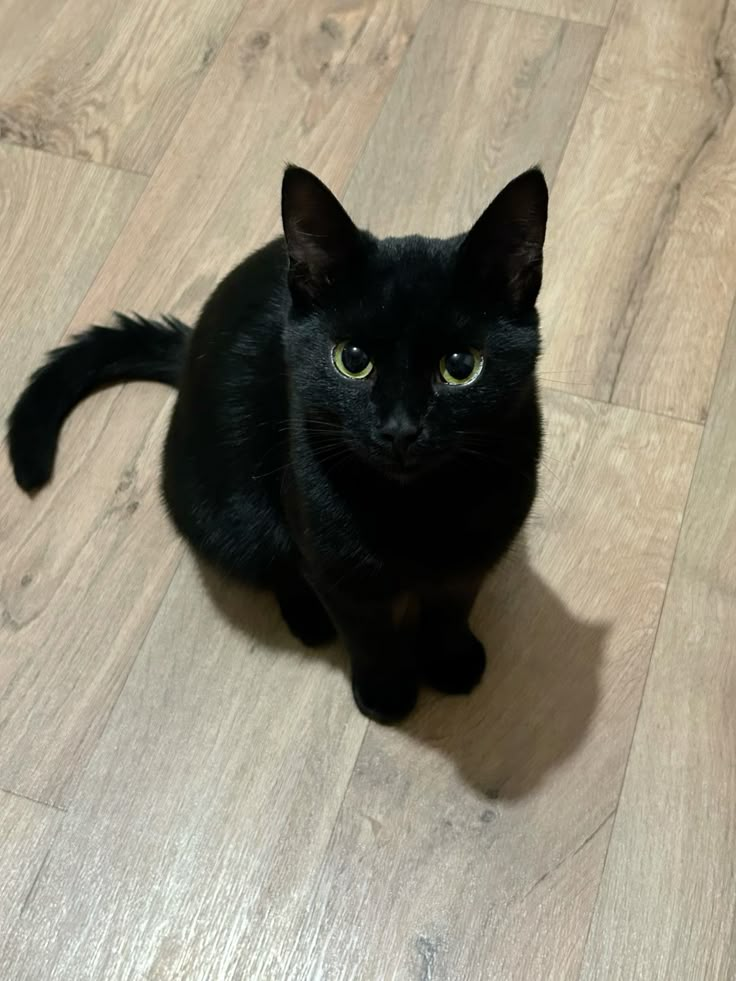
#> input picture GusevNS/lab1/images/test_image_1.jpg, 736 x 981 px
$ python demo.py
#> lines starting #> are read from the running program, lines starting #| are printed output that depends on the picture; after the words box and inside, x2 and y2 are one past the last pixel; in counts of white or black regions, pixels touching at a corner belong together
#> in demo_all_filters, test_image is the input picture: shape (981, 736, 3); mean B, G, R 120.9, 137.6, 144.7
### GusevNS/lab1/script.py
import argparse
import sys
import cv2 as cv
import numpy as np
import os


def resize_image(image, width, height):
    """
    Функция изменения разрешения изображения.

    Args:
        image: исходное изображение
        width: новая ширина
        height: новая высота

    Returns:
        измененное изображение
    """
#> called with width = 600, height = 400
    h, w = image.shape[:2]
#> h = 981; w = 736

    # Какие СТРОКИ мы буедм брать из исходного изображения
    src_y = ((np.arange(height) / height) * h).astype(int)
#> src_y = 400 values from 0 to 978
    # Какие СТОЛБЦЫ
    src_x = ((np.arange(width) / width) * w).astype(int)
#> src_x = 600 values from 0 to 734

    # Создаем сетки координат. По сути из src_x,y делаем двумерную сетку координат
    Y, X = np.meshgrid(src_y, src_x, indexing='ij')

    # Создаем новое изображение
    resized = image[Y, X]
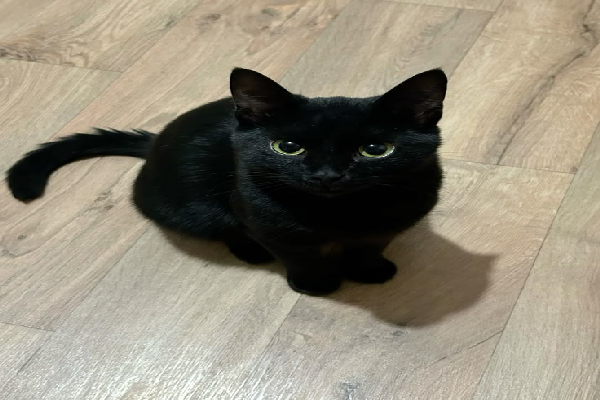
#> resized: shape (400, 600, 3); mean B, G, R 120.9, 137.6, 144.7

    return resized


def sepia_filter(image):
    """
    Функция применения фотоэффекта сепии к изображению.

    Args:
        image: исходное изображение

    Returns:
        изображение с эффектом сепии
    """
    # Матрица преобразования для сепии
    sepia_matrix = np.array([
        [0.272, 0.349, 0.393],
        [0.534, 0.686, 0.769],
        [0.131, 0.168, 0.189]
    ])

    # Применяем матрицу преобразования
    sepia = np.clip(image @ sepia_matrix, 0, 255)
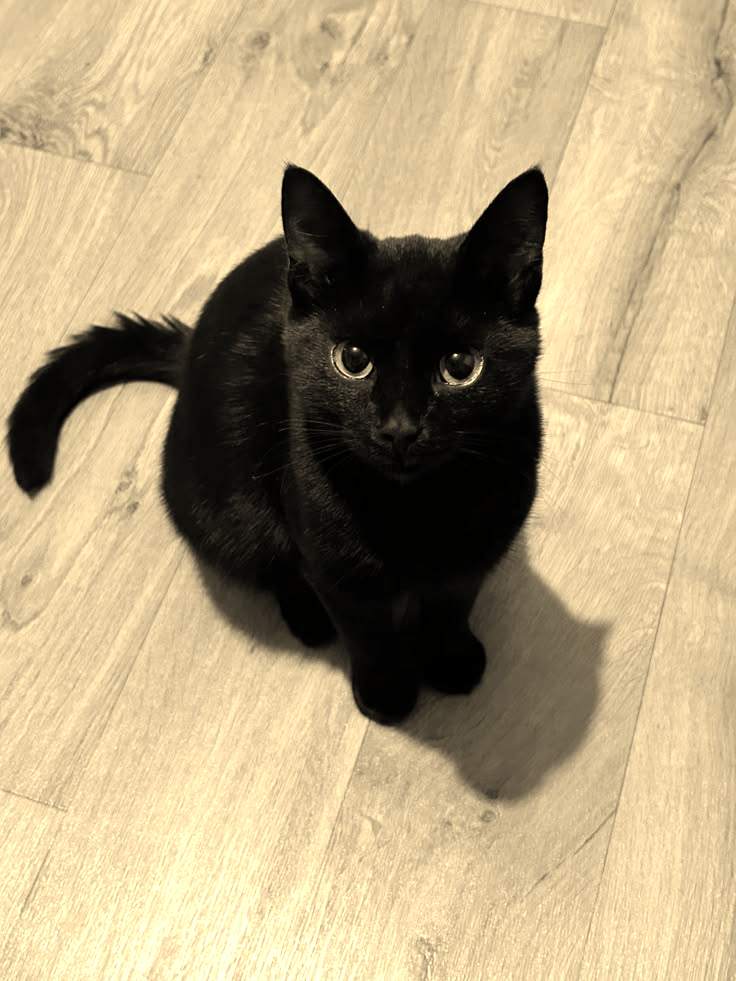
#> sepia: shape (981, 736, 3) float64; mean B, G, R 125.3, 160.5, 178.6

    return sepia.astype(np.uint8)


def vignette_filter(image, strength=0.5):
    """
    Функция применения фотоэффекта виньетки к изображению.

    Args:
        image: исходное изображение
        strength: сила эффекта виньетки (0-1)

    Returns:
        изображение с эффектом виньетки
    """
#> called with strength = 0.7
    h, w = image.shape[:2]
#> h = 981; w = 736
    center_x, center_y = w // 2, h // 2
#> center_x = 368; center_y = 490

    # Создаем координатные сетки
    y, x = np.ogrid[:h, :w]
#> y = 981 values from 0 to 980
    # от каждого пикселя расстояние до середины
    distance = np.sqrt((x - center_x)**2 + (y - center_y)**2)

    # Вычисляем максимальное расстояние до углов
    max_distance = np.sqrt(center_x**2 + center_y**2)

    # Создаем маску виньетки. 1 - (distance / max_distance) * strength - это формула для виньетки
    vignette_mask = 1 - (distance / max_distance) * strength
    # Нормализация 0-1 + добавление третьего канала
    vignette_mask = np.clip(vignette_mask, 0, 1)[:, :, np.newaxis]

    # Применяем маску к изображению
    return (image * vignette_mask).astype(np.uint8)
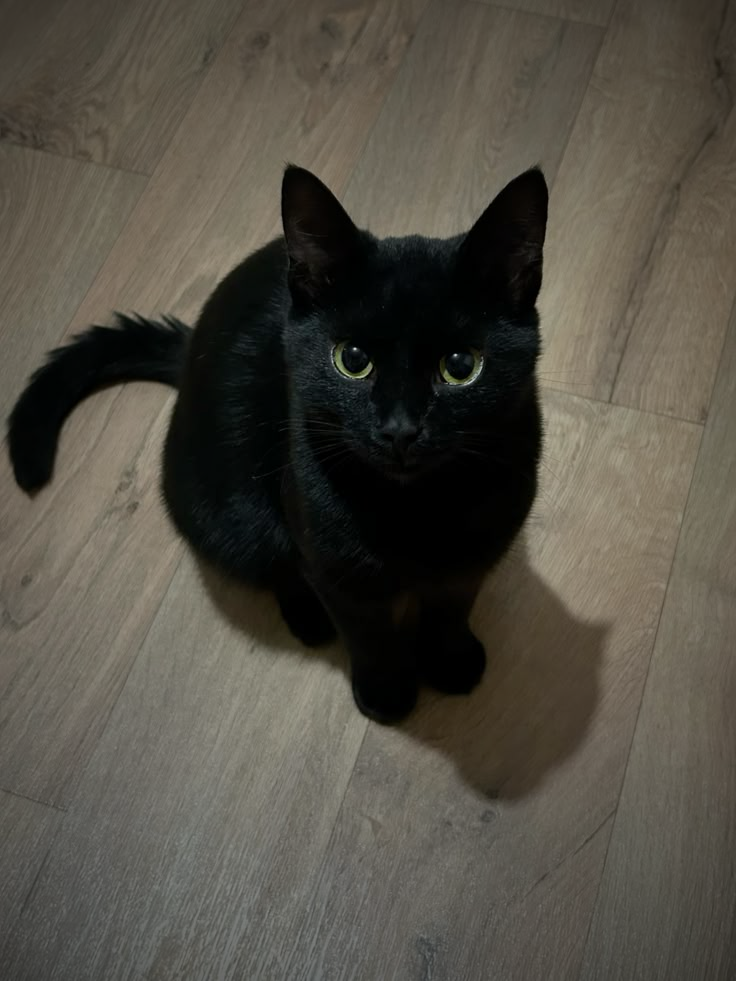
#> returned value: shape (981, 736, 3); mean of channels 0, 1, 2 68.1, 77.7, 81.7; drawn as B, G, R


# [38 lines left out: function pixelate_region, not called in this run]


def interactive_pixelate(image, pixel_size=15):
    """
    Интерактивная пикселизация области с помощью мыши (с коллбэками).

    Args:
        image: исходное изображение
        pixel_size: размер пикселя для пикселизации

    Returns:
        изображение с пикселизированной областью
    """
#> called with pixel_size = 15
    rect_start = None
    rect_end = None
    drawing = False
    result_image = image.copy()

    # [27 lines left out: function mouse_callback, not called in this run]

    print("   >> Выберите область для пикселизации мышью. Нажмите ESC для завершения...")

    window_name = 'Выберите область (нажмите ESC)'
    cv.namedWindow(window_name)
    cv.setMouseCallback(window_name, mouse_callback)

    while True:
        display_image = result_image.copy()

        # Рисуем прямоугольник выделения
        if rect_start and rect_end:
            cv.rectangle(display_image, rect_start, rect_end, (0, 255, 0), 2)

        cv.imshow(window_name, display_image)

        key = cv.waitKey(1) & 0xFF
#> (key Esc is pressed here)
        if key == 27:  # ескейп
            break

    cv.destroyAllWindows()
    return result_image


def add_rectangular_frame(image, frame_width, color=(0, 0, 0)):
    """
    Функция наложения прямоугольной одноцветной рамки заданной ширины по краям изображения.

    Args:
        image: исходное изображение
        frame_width: ширина рамки
        color: цвет рамки (BGR)

    Returns:
        изображение с рамкой
    """
#> called with frame_width = 20, color = (0, 255, 0)
    framed = image.copy()

    # Все строки до индекса frame_width и все столбцы.
    framed[:frame_width, :] = color
    # Низ
    framed[-frame_width:, :] = color

    # Левая и правая
    framed[:, :frame_width] = color
    framed[:, -frame_width:] = color

    return framed


def add_decorative_frame(image, frame_type="wavy", frame_width=20, color=(0, 0, 0)):
    """
    Функция наложения фигурной одноцветной рамки по краям изображения.

    Args:
        image: исходное изображение
        frame_type: тип рамки ("wavy", "pattern", "straight", "red", "floral")
        frame_width: ширина рамки
        color: цвет рамки (BGR)

    Returns:
        изображение с фигурной рамкой
    """
#> called with frame_type = 'wavy', frame_width = 25, color = (255, 0, 0)
    # Загружаем текстуру рамки с альфа-каналом
    frame_types = ["wavy", "pattern", "straight", "red", "floral"]
    frame_index = frame_types.index(frame_type) if frame_type in frame_types else 0

    frame_path = f"textures/frame{frame_index}.jpg"
    frame = cv.imread(frame_path, cv.IMREAD_UNCHANGED)
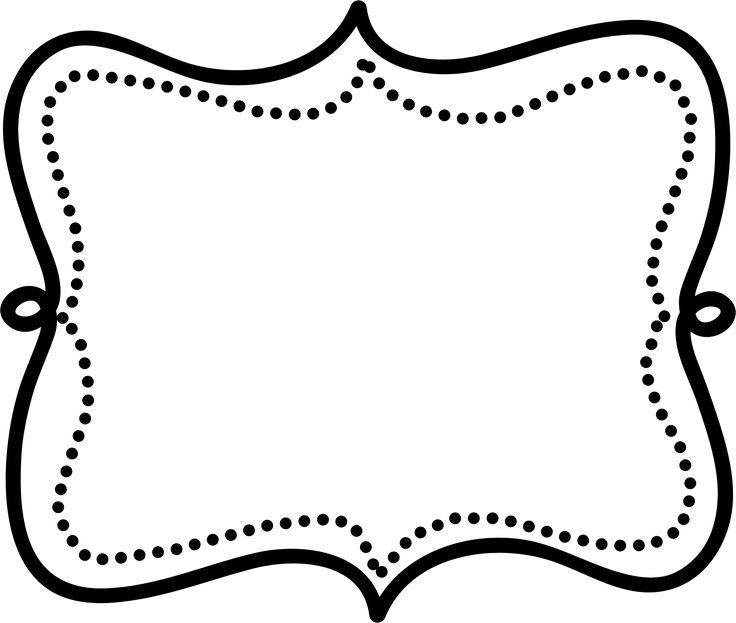
#> input picture GusevNS/lab1/textures/frame0.jpg, 736 x 623 px
#> frame is the input picture: shape (623, 736, 3); min 0, max 255, mean 225.1

    h, w = image.shape[:2]

    # Изменяем размер рамки под размер изображения
    frame = resize_image(frame, w, h)
#> call 2 of resize_image, with width = 736, height = 981
#> in resize_image (call 2), `resized = image[Y, X]`:
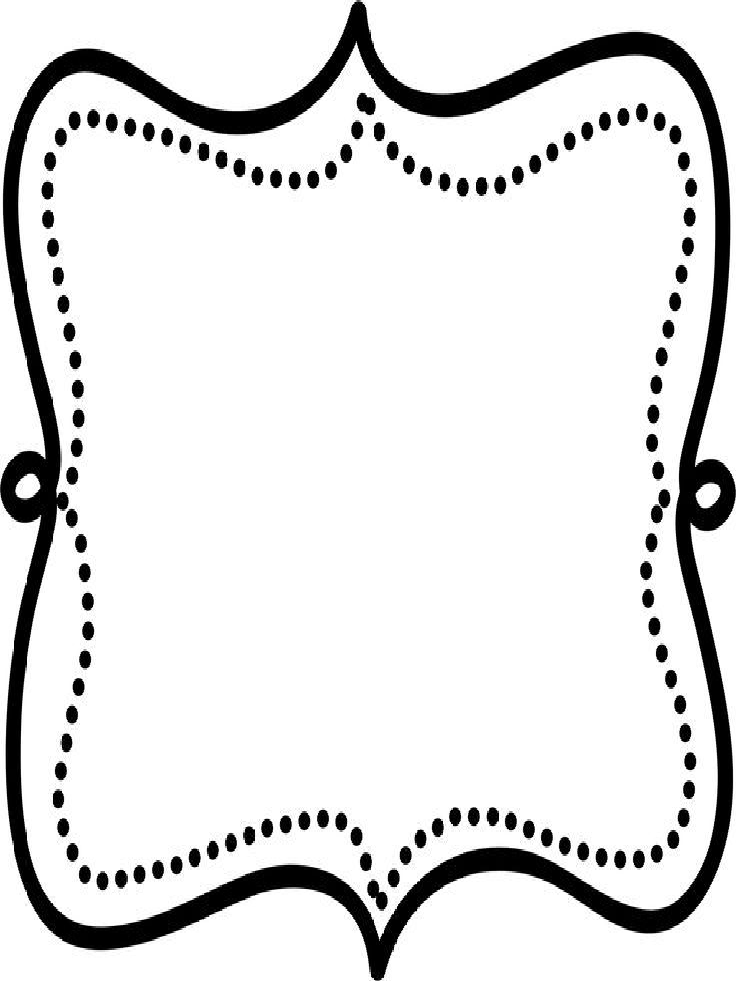
#> resized: shape (981, 736, 3); min 0, max 255, mean 225.1

    # Проверяем наличие альфа-канала
    if len(frame.shape) == 3 and frame.shape[2] == 4:
        # Используем альфа-канал для смешивания
        alpha = frame[:, :, 3:4] / 255.0
        frame_rgb = frame[:, :, :3]
        result = image * (1 - alpha) + frame_rgb * alpha
    else:
        # Без альфа-канала - старый способ (маска)
        # Вычисляем насколько пиксель отличается от белого
        color_diff = np.sqrt(np.sum((frame.astype(np.float32) - 255) ** 2, axis=2))
        # Если отличается больше чем на 30, то этот пиксель будет белым (False) + 3 канал
        frame_mask = (color_diff > 30)[:, :, np.newaxis]
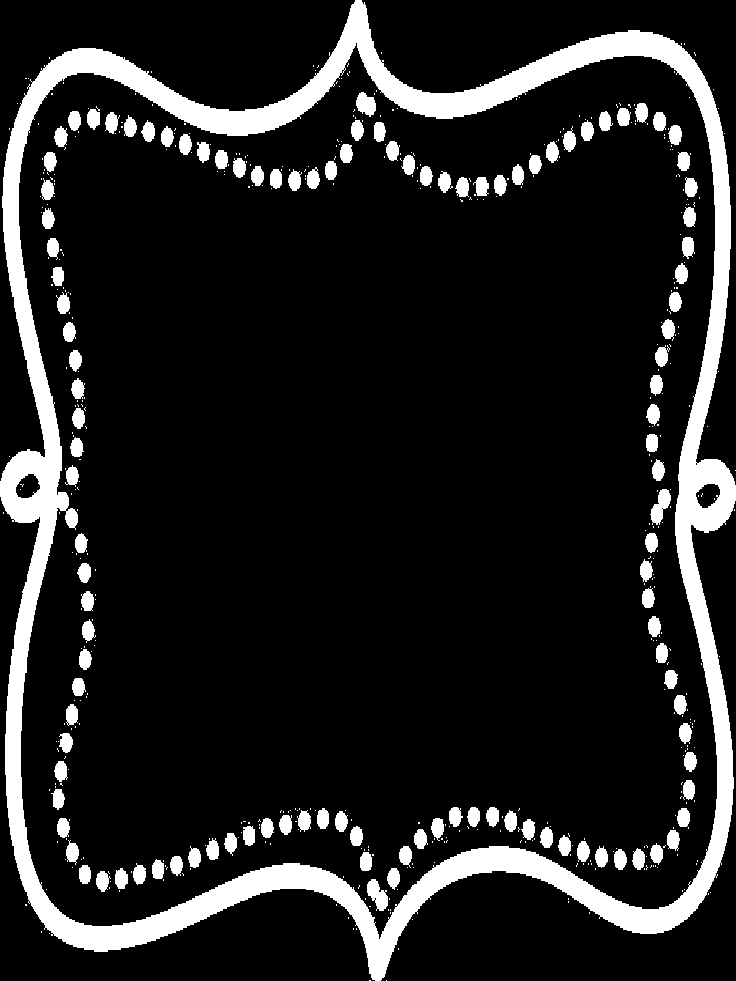
#> frame_mask: shape (981, 736, 1) bool; 13% white; 555 white regions (434 under 20 px), largest, box (x1, y1, x2, y2) and area: (0, 0, 736, 981) 67759, (650, 489, 671, 525) 406, (367, 879, 388, 911) 402

        # Где рамка, то ставим рамку, где нет, то ставим исходное изображение
        result = image * ~frame_mask + frame * frame_mask
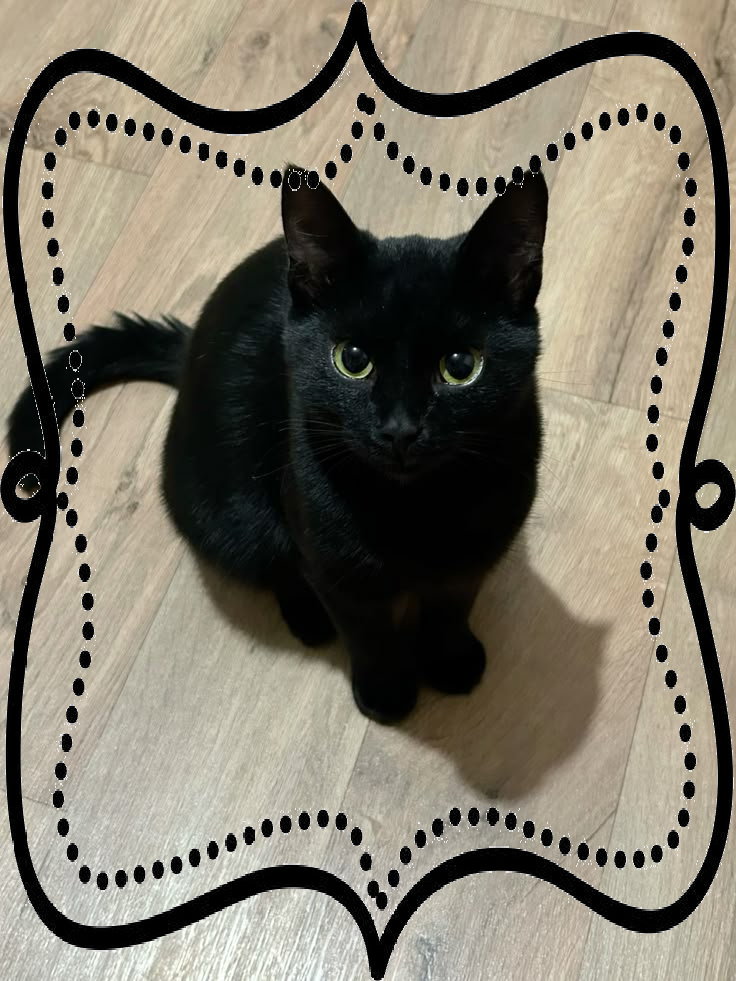
#> result: shape (981, 736, 3); mean B, G, R 104.7, 118.7, 124.6

    return result.astype(np.uint8)


# [196 lines left out: functions add_lens_flare, add_watercolor_texture, cli_argument_parser, main, not called in this run]


# [2 lines that do not run on import are left out]

### GusevNS/lab1/demo.py
#!/usr/bin/env python3
"""
Демонстрационный скрипт для показа работы всех фильтров.
"""

import cv2 as cv
import numpy as np
import os
import sys

# Добавляем текущую директорию в путь для импорта
sys.path.append(os.path.dirname(os.path.abspath(__file__)))

from script import (
    resize_image, sepia_filter, vignette_filter, pixelate_region,
    add_rectangular_frame, add_decorative_frame, add_lens_flare,
    add_watercolor_texture, interactive_pixelate
)

def show_result(title, image, original=None):
    """Показывает результат фильтра рядом с оригиналом."""
    if original is not None:
        cv.imshow('Исходное', original)
        cv.imshow(title, image)
    else:
        cv.imshow(title, image)

    print(f"   >> Показ: {title}. Нажмите любую клавишу для продолжения...")
    cv.waitKey(0)
    cv.destroyAllWindows()

def demo_all_filters():
    """Демонстрирует работу всех фильтров."""
    print("Загрузка тестового изображения из файла...")
    image_path = "images/test_image_1.jpg"
    test_image = cv.imread(image_path)
    if test_image is None:
        print(f"Ошибка: не удалось загрузить изображение {image_path}")
        print("Создание тестового изображения...")
        test_image = create_test_image()

    os.makedirs('demo_results', exist_ok=True)

    print("Демонстрация фильтров:")
    print("=" * 60)

    print("0. Исходное изображение...")
    cv.imwrite('demo_results/0_original.jpg', test_image)
    show_result('0. Исходное изображение', test_image)

    print("\n1. Изменение разрешения...")
    resized = resize_image(test_image, 600, 400)
    cv.imwrite('demo_results/1_resize.jpg', resized)
    show_result('1. Изменение разрешения (600x400)', resized, test_image)

    print("\n2. Эффект сепии...")
    sepia = sepia_filter(test_image)
    cv.imwrite('demo_results/2_sepia.jpg', sepia)
    show_result('2. Эффект сепии', sepia, test_image)

    print("\n3. Эффект виньетки...")
    vignette = vignette_filter(test_image, 0.7)
    cv.imwrite('demo_results/3_vignette.jpg', vignette)
    show_result('3. Эффект виньетки (сила 0.7)', vignette, test_image)

    print("\n4. Пикселизация области (интерактивно)...")
    pixelated = interactive_pixelate(test_image)
    cv.imwrite('demo_results/4_pixelate.jpg', pixelated)
    show_result('4. Пикселизация области', pixelated, test_image)


    print("\n5. Прямоугольная рамка...")
    framed = add_rectangular_frame(test_image, 20, (0, 255, 0))
    cv.imwrite('demo_results/5_frame.jpg', framed)
    show_result('5. Прямоугольная рамка (зелёная)', framed, test_image)

    print("\n6. Декоративная рамка (волнистая)...")
    decorative = add_decorative_frame(test_image, "wavy", 25, (255, 0, 0))
    cv.imwrite('demo_results/6_decorative_wavy.jpg', decorative)
    show_result('6. Декоративная рамка (волнистая)', decorative, test_image)

    print("\n7. Декоративная рамка (узорная)...")
    decorative_pattern = add_decorative_frame(test_image, "pattern", 25, (0, 0, 255))
    cv.imwrite('demo_results/7_decorative_pattern.jpg', decorative_pattern)
    show_result('7. Декоративная рамка (узорная)', decorative_pattern, test_image)

    print("\n7.1. Декоративная рамка (прямая)...")
    decorative_straight = add_decorative_frame(test_image, "straight", 25, (255, 0, 255))
    cv.imwrite('demo_results/7_1_decorative_straight.jpg', decorative_straight)
    show_result('7.1. Декоративная рамка (прямая)', decorative_straight, test_image)

    print("\n7.2. Декоративная рамка (красная)...")
    decorative_red = add_decorative_frame(test_image, "red", 25, (0, 255, 255))
    cv.imwrite('demo_results/7_2_decorative_red.jpg', decorative_red)
    show_result('7.2. Декоративная рамка (красная)', decorative_red, test_image)

    print("\n7.3. Декоративная рамка (цветочная)...")
    decorative_floral = add_decorative_frame(test_image, "floral", 25, (255, 255, 0))
    cv.imwrite('demo_results/7_3_decorative_floral.jpg', decorative_floral)
    show_result('7.3. Декоративная рамка (цветочная)', decorative_floral, test_image)

    print("\n8. Эффект бликов...")
    flared = add_lens_flare(test_image, 200, 150, 0.8)
    cv.imwrite('demo_results/8_flare.jpg', flared)
    show_result('8. Эффект бликов', flared, test_image)

    print("\n9. Текстура акварельной бумаги...")
    watercolor = add_watercolor_texture(test_image, 0.8)
    cv.imwrite('demo_results/9_watercolor.jpg', watercolor)
    show_result('9. Текстура акварельной бумаги', watercolor, test_image)

    print("\n" + "=" * 60)
    print("✓ Демонстрация завершена!")
    print("✓ Все результаты сохранены в папке 'demo_results/'")
    print("=" * 60)


def show_help():
    """Показывает справку по использованию."""
    print("""
Демонстрационный скрипт для библиотеки фильтров изображений

Использование:
    python demo.py              - запустить демонстрацию всех фильтров
    python demo.py --help       - показать эту справку

Демонстрация показывает каждый фильтр последовательно (нажмите любую клавишу для продолжения).
Все результаты сохраняются в папку 'demo_results' с примерами работы всех фильтров:
  0. Исходное изображение
  1. Изменение разрешения
  2. Эффект сепии
  3. Эффект виньетки
  4. Пикселизация области
  5. Прямоугольная рамка
  6. Декоративная рамка (волнистая)
  7. Декоративная рамка (узорная)
  7.1. Декоративная рамка (прямая)
  7.2. Декоративная рамка (красная)
  7.3. Декоративная рамка (цветочная)
  8. Эффект бликов
  9. Текстура акварельной бумаги

Для работы с собственными изображениями используйте:
    python script.py -i <путь_к_изображению> -f <тип_фильтра> [параметры]
""")


if __name__ == '__main__':
    if len(sys.argv) > 1 and sys.argv[1] in ['--help', '-h', 'help']:
        show_help()
    else:
        demo_all_filters()
